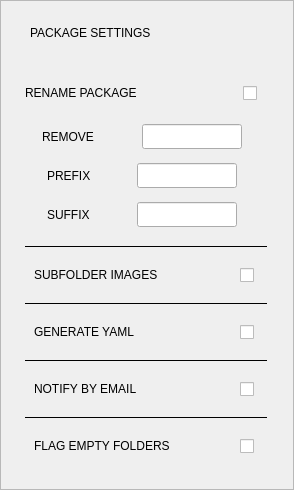
                 <widget class="QFrame" name="frame_packageSettings">
                  <property name="sizePolicy">
                   <sizepolicy hsizetype="Expanding" vsizetype="Preferred">
                    <horstretch>0</horstretch>
                    <verstretch>0</verstretch>
                   </sizepolicy>
                  </property>
                  <property name="minimumSize">
                   <size>
                    <width>250</width>
                    <height>490</height>
                   </size>
                  </property>
                  <property name="maximumSize">
                   <size>
                    <width>16777215</width>
                    <height>480</height>
                   </size>
                  </property>
                  <property name="frameShape">
                   <enum>QFrame::StyledPanel</enum>
                  </property>
                  <property name="frameShadow">
                   <enum>QFrame::Raised</enum>
                  </property>
                  <layout class="QVBoxLayout" name="verticalLayout_7">
                   <property name="spacing">
                    <number>5</number>
                   </property>
                   <property name="leftMargin">
                    <number>14</number>
                   </property>
                   <property name="topMargin">
                    <number>12</number>
                   </property>
                   <property name="rightMargin">
                    <number>14</number>
                   </property>
                   <property name="bottomMargin">
                    <number>12</number>
                   </property>
                   <item>
                    <layout class="QVBoxLayout" name="verticalLayout_6">
                     <property name="spacing">
                      <number>8</number>
                     </property>
                     <property name="leftMargin">
                      <number>10</number>
                     </property>
                     <property name="topMargin">
                      <number>4</number>
                     </property>
                     <property name="rightMargin">
                      <number>12</number>
                     </property>
                     <property name="bottomMargin">
                      <number>12</number>
                     </property>
                     <item>
                      <widget class="QLabel" name="title_packageSettings">
                       <property name="minimumSize">
                        <size>
                         <width>0</width>
                         <height>20</height>
                        </size>
                       </property>
                       <property name="text">
                        <string>PACKAGE SETTINGS</string>
                       </property>
                       <property name="indent">
                        <number>5</number>
                       </property>
                      </widget>
                     </item>
                     <item>
                      <widget class="QWidget" name="widget_renameOptions" native="true">
                       <property name="sizePolicy">
                        <sizepolicy hsizetype="Preferred" vsizetype="Fixed">
                         <horstretch>0</horstretch>
                         <verstretch>0</verstretch>
                        </sizepolicy>
                       </property>
                       <property name="minimumSize">
                        <size>
                         <width>200</width>
                         <height>120</height>
                        </size>
                       </property>
                       <property name="maximumSize">
                        <size>
                         <width>16777215</width>
                         <height>180</height>
                        </size>
                       </property>
                       <layout class="QVBoxLayout" name="verticalLayout_9">
                        <property name="leftMargin">
                         <number>0</number>
                        </property>
                        <property name="topMargin">
                         <number>8</number>
                        </property>
                        <property name="rightMargin">
                         <number>6</number>
                        </property>
                        <item>
                         <layout class="QVBoxLayout" name="verticalLayout_8">
                          <property name="spacing">
                           <number>0</number>
                          </property>
                          <property name="topMargin">
                           <number>8</number>
                          </property>
                          <item>
                           <widget class="QWidget" name="widget_row_renamePackage" native="true">
                            <property name="minimumSize">
                             <size>
                              <width>0</width>
                              <height>40</height>
                             </size>
                            </property>
                            <layout class="QHBoxLayout" name="horizontalLayout_29">
                             <property name="leftMargin">
                              <number>0</number>
                             </property>
                             <property name="rightMargin">
                              <number>0</number>
                             </property>
                             <item>
                              <layout class="QHBoxLayout" name="horizontalLayout_28">
                               <property name="spacing">
                                <number>6</number>
                               </property>
                               <item>
                                <widget class="QLabel" name="label_renamePackage">
                                 <property name="minimumSize">
                                  <size>
                                   <width>160</width>
                                   <height>0</height>
                                  </size>
                                 </property>
                                 <property name="maximumSize">
                                  <size>
                                   <width>160</width>
                                   <height>16777215</height>
                                  </size>
                                 </property>
                                 <property name="text">
                                  <string>RENAME PACKAGE</string>
                                 </property>
                                </widget>
                               </item>
                               <item>
                                <spacer name="horizontalSpacer_6">
                                 <property name="orientation">
                                  <enum>Qt::Horizontal</enum>
                                 </property>
                                 <property name="sizeHint" stdset="0">
                                  <size>
                                   <width>40</width>
                                   <height>20</height>
                                  </size>
                                 </property>
                                </spacer>
                               </item>
                               <item>
                                <widget class="QCheckBox" name="chk_renamePackage">
                                 <property name="minimumSize">
                                  <size>
                                   <width>18</width>
                                   <height>18</height>
                                  </size>
                                 </property>
                                 <property name="maximumSize">
                                  <size>
                                   <width>18</width>
                                   <height>18</height>
                                  </size>
                                 </property>
                                 <property name="text">
                                  <string/>
                                 </property>
                                </widget>
                               </item>
                              </layout>
                             </item>
                            </layout>
                           </widget>
                          </item>
                          <item>
                           <widget class="QWidget" name="widget_removeRow" native="true">
                            <property name="sizePolicy">
                             <sizepolicy hsizetype="Expanding" vsizetype="Preferred">
                              <horstretch>0</horstretch>
                              <verstretch>0</verstretch>
                             </sizepolicy>
                            </property>
                            <property name="minimumSize">
                             <size>
                              <width>0</width>
                              <height>50</height>
                             </size>
                            </property>
                            <property name="maximumSize">
                             <size>
                              <width>16777215</width>
                              <height>50</height>
                             </size>
                            </property>
                            <layout class="QHBoxLayout" name="horizontalLayout_34">
                             <property name="leftMargin">
                              <number>0</number>
                             </property>
                             <property name="rightMargin">
                              <number>0</number>
                             </property>
                             <item>
                              <layout class="QHBoxLayout" name="horizontalLayout_33">
                               <property name="spacing">
                                <number>0</number>
                               </property>
                               <property name="rightMargin">
                                <number>2</number>
                               </property>
                               <item>
                                <widget class="QLabel" name="label_remove">
                                 <property name="minimumSize">
                                  <size>
                                   <width>50</width>
                                   <height>0</height>
                                  </size>
                                 </property>
                                 <property name="maximumSize">
                                  <size>
                                   <width>100</width>
                                   <height>16777215</height>
                                  </size>
                                 </property>
                                 <property name="text">
                                  <string>REMOVE</string>
                                 </property>
                                </widget>
                               </item>
                               <item>
                                <widget class="QLineEdit" name="input_remove">
                                 <property name="minimumSize">
                                  <size>
                                   <width>75</width>
                                   <height>25</height>
                                  </size>
                                 </property>
                                 <property name="maximumSize">
                                  <size>
                                   <width>100</width>
                                   <height>25</height>
                                  </size>
                                 </property>
                                </widget>
                               </item>
                              </layout>
                             </item>
                            </layout>
                           </widget>
                          </item>
                          <item>
                           <widget class="QWidget" name="widget_prefixRow" native="true">
                            <property name="sizePolicy">
                             <sizepolicy hsizetype="Expanding" vsizetype="Preferred">
                              <horstretch>0</horstretch>
                              <verstretch>0</verstretch>
                             </sizepolicy>
                            </property>
                            <property name="minimumSize">
                             <size>
                              <width>0</width>
                              <height>50</height>
                             </size>
                            </property>
                            <property name="maximumSize">
                             <size>
                              <width>16777215</width>
                              <height>50</height>
                             </size>
                            </property>
                            <layout class="QHBoxLayout" name="horizontalLayout_8">
                             <property name="leftMargin">
                              <number>0</number>
                             </property>
                             <property name="rightMargin">
                              <number>0</number>
                             </property>
                             <item>
                              <layout class="QHBoxLayout" name="horizontalLayout_7">
                               <property name="spacing">
                                <number>0</number>
                               </property>
                               <property name="rightMargin">
                                <number>2</number>
                               </property>
                               <item>
                                <widget class="QLabel" name="label_prefix">
                                 <property name="minimumSize">
                                  <size>
                                   <width>50</width>
                                   <height>0</height>
                                  </size>
                                 </property>
                                 <property name="maximumSize">
                                  <size>
                                   <width>90</width>
                                   <height>16777215</height>
                                  </size>
                                 </property>
                                 <property name="text">
                                  <string>PREFIX</string>
                                 </property>
                                </widget>
                               </item>
                               <item>
                                <widget class="QLineEdit" name="input_prefix">
                                 <property name="minimumSize">
                                  <size>
                                   <width>75</width>
                                   <height>25</height>
                                  </size>
                                 </property>
                                 <property name="maximumSize">
                                  <size>
                                   <width>100</width>
                                   <height>25</height>
                                  </size>
                                 </property>
                                </widget>
                               </item>
                              </layout>
                             </item>
                            </layout>
                           </widget>
                          </item>
                          <item>
                           <widget class="QWidget" name="widget_suffixRow" native="true">
                            <property name="sizePolicy">
                             <sizepolicy hsizetype="Expanding" vsizetype="Preferred">
                              <horstretch>0</horstretch>
                              <verstretch>0</verstretch>
                             </sizepolicy>
                            </property>
                            <property name="minimumSize">
                             <size>
                              <width>0</width>
                              <height>50</height>
                             </size>
                            </property>
                            <property name="maximumSize">
                             <size>
                              <width>16777215</width>
                              <height>50</height>
                             </size>
                            </property>
                            <layout class="QHBoxLayout" name="horizontalLayout_19">
                             <property name="leftMargin">
                              <number>0</number>
                             </property>
                             <property name="rightMargin">
                              <number>0</number>
                             </property>
                             <item>
                              <layout class="QHBoxLayout" name="horizontalLayout_9">
                               <property name="spacing">
                                <number>0</number>
                               </property>
                               <property name="rightMargin">
                                <number>2</number>
                               </property>
                               <item>
                                <widget class="QLabel" name="label_suffix">
                                 <property name="minimumSize">
                                  <size>
                                   <width>50</width>
                                   <height>0</height>
                                  </size>
                                 </property>
                                 <property name="maximumSize">
                                  <size>
                                   <width>90</width>
                                   <height>16777215</height>
                                  </size>
                                 </property>
                                 <property name="text">
                                  <string>SUFFIX</string>
                                 </property>
                                </widget>
                               </item>
                               <item>
                                <widget class="QLineEdit" name="input_suffix">
                                 <property name="minimumSize">
                                  <size>
                                   <width>75</width>
                                   <height>25</height>
                                  </size>
                                 </property>
                                 <property name="maximumSize">
                                  <size>
                                   <width>100</width>
                                   <height>25</height>
                                  </size>
                                 </property>
                                 <property name="font">
                                  <font>
                                   <family>Segoe UI</family>
                                   <pointsize>10</pointsize>
                                  </font>
                                 </property>
                                </widget>
                               </item>
                              </layout>
                             </item>
                            </layout>
                           </widget>
                          </item>
                         </layout>
                        </item>
                       </layout>
                      </widget>
                     </item>
                     <item>
                      <widget class="QFrame" name="dividerLine01">
                       <property name="frameShape">
                        <enum>QFrame::HLine</enum>
                       </property>
                       <property name="frameShadow">
                        <enum>QFrame::Plain</enum>
                       </property>
                      </widget>
                     </item>
                     <item>
                      <widget class="QWidget" name="widget__row_subfolderImages" native="true">
                       <property name="minimumSize">
                        <size>
                         <width>200</width>
                         <height>0</height>
                        </size>
                       </property>
                       <layout class="QHBoxLayout" name="horizontalLayout_21">
                        <item>
                         <layout class="QHBoxLayout" name="horizontalLayout_20">
                          <property name="spacing">
                           <number>6</number>
                          </property>
                          <item>
                           <widget class="QLabel" name="label_subfolderImages">
                            <property name="minimumSize">
                             <size>
                              <width>160</width>
                              <height>0</height>
                             </size>
                            </property>
                            <property name="maximumSize">
                             <size>
                              <width>160</width>
                              <height>16777215</height>
                             </size>
                            </property>
                            <property name="text">
                             <string>SUBFOLDER IMAGES</string>
                            </property>
                           </widget>
                          </item>
                          <item>
                           <spacer name="horizontalSpacer_2">
                            <property name="orientation">
                             <enum>Qt::Horizontal</enum>
                            </property>
                            <property name="sizeHint" stdset="0">
                             <size>
                              <width>40</width>
                              <height>20</height>
                             </size>
                            </property>
                           </spacer>
                          </item>
                          <item>
                           <widget class="QCheckBox" name="chk_subfolderImages">
                            <property name="minimumSize">
                             <size>
                              <width>18</width>
                              <height>18</height>
                             </size>
                            </property>
                            <property name="maximumSize">
                             <size>
                              <width>18</width>
                              <height>18</height>
                             </size>
                            </property>
                            <property name="text">
                             <string/>
                            </property>
                           </widget>
                          </item>
                         </layout>
                        </item>
                       </layout>
                      </widget>
                     </item>
                     <item>
                      <widget class="QFrame" name="dividerLine02">
                       <property name="frameShape">
                        <enum>QFrame::HLine</enum>
                       </property>
                       <property name="frameShadow">
                        <enum>QFrame::Plain</enum>
                       </property>
                      </widget>
                     </item>
                     <item>
                      <widget class="QWidget" name="widget_row_generateYAML" native="true">
                       <property name="minimumSize">
                        <size>
                         <width>200</width>
                         <height>0</height>
                        </size>
                       </property>
                       <layout class="QHBoxLayout" name="horizontalLayout_23">
                        <item>
                         <layout class="QHBoxLayout" name="horizontalLayout_22">
                          <property name="spacing">
                           <number>6</number>
                          </property>
                          <item>
                           <widget class="QLabel" name="label_generateYAML">
                            <property name="minimumSize">
                             <size>
                              <width>160</width>
                              <height>0</height>
                             </size>
                            </property>
                            <property name="maximumSize">
                             <size>
                              <width>160</width>
                              <height>16777215</height>
                             </size>
                            </property>
                            <property name="text">
                             <string>GENERATE YAML</string>
                            </property>
                           </widget>
                          </item>
                          <item>
                           <spacer name="horizontalSpacer_3">
                            <property name="orientation">
                             <enum>Qt::Horizontal</enum>
                            </property>
                            <property name="sizeHint" stdset="0">
                             <size>
                              <width>40</width>
                              <height>20</height>
                             </size>
                            </property>
                           </spacer>
                          </item>
                          <item>
                           <widget class="QCheckBox" name="chk_generateYAML">
                            <property name="minimumSize">
                             <size>
                              <width>18</width>
                              <height>18</height>
                             </size>
                            </property>
                            <property name="maximumSize">
                             <size>
                              <width>18</width>
                              <height>18</height>
                             </size>
                            </property>
                            <property name="text">
                             <string/>
                            </property>
                           </widget>
                          </item>
                         </layout>
                        </item>
                       </layout>
                      </widget>
                     </item>
                     <item>
                      <widget class="QFrame" name="dividerLine03">
                       <property name="frameShape">
                        <enum>QFrame::HLine</enum>
                       </property>
                       <property name="frameShadow">
                        <enum>QFrame::Plain</enum>
                       </property>
                      </widget>
                     </item>
                     <item>
                      <widget class="QWidget" name="widget_row_notifyByEmail" native="true">
                       <property name="minimumSize">
                        <size>
                         <width>200</width>
                         <height>0</height>
                        </size>
                       </property>
                       <layout class="QHBoxLayout" name="horizontalLayout_25">
                        <item>
                         <layout class="QHBoxLayout" name="horizontalLayout_24">
                          <property name="spacing">
                           <number>6</number>
                          </property>
                          <item>
                           <widget class="QLabel" name="label_notifyByEmail">
                            <property name="minimumSize">
                             <size>
                              <width>160</width>
                              <height>0</height>
                             </size>
                            </property>
                            <property name="maximumSize">
                             <size>
                              <width>160</width>
                              <height>16777215</height>
                             </size>
                            </property>
                            <property name="text">
                             <string>NOTIFY BY EMAIL</string>
                            </property>
                           </widget>
                          </item>
                          <item>
                           <spacer name="horizontalSpacer_4">
                            <property name="orientation">
                             <enum>Qt::Horizontal</enum>
                            </property>
                            <property name="sizeHint" stdset="0">
                             <size>
                              <width>40</width>
                              <height>20</height>
                             </size>
                            </property>
                           </spacer>
                          </item>
                          <item>
                           <widget class="QCheckBox" name="chk_notifyByEmail">
                            <property name="minimumSize">
                             <size>
                              <width>18</width>
                              <height>18</height>
                             </size>
                            </property>
                            <property name="maximumSize">
                             <size>
                              <width>18</width>
                              <height>18</height>
                             </size>
                            </property>
                            <property name="text">
                             <string/>
                            </property>
                           </widget>
                          </item>
                         </layout>
                        </item>
                       </layout>
                      </widget>
                     </item>
                     <item>
                      <widget class="QFrame" name="dividerLine04">
                       <property name="frameShape">
                        <enum>QFrame::HLine</enum>
                       </property>
                       <property name="frameShadow">
                        <enum>QFrame::Plain</enum>
                       </property>
                      </widget>
                     </item>
                     <item>
                      <widget class="QWidget" name="widget_row_flagEmptyFolders" native="true">
                       <property name="minimumSize">
                        <size>
                         <width>200</width>
                         <height>0</height>
                        </size>
                       </property>
                       <layout class="QHBoxLayout" name="horizontalLayout_27">
                        <item>
                         <layout class="QHBoxLayout" name="horizontalLayout_26">
                          <property name="spacing">
                           <number>6</number>
                          </property>
                          <item>
                           <widget class="QLabel" name="label_flagEmptyFolders">
                            <property name="minimumSize">
                             <size>
                              <width>160</width>
                              <height>0</height>
                             </size>
                            </property>
                            <property name="maximumSize">
                             <size>
                              <width>160</width>
                              <height>16777215</height>
                             </size>
                            </property>
                            <property name="text">
                             <string>FLAG EMPTY FOLDERS</string>
                            </property>
                           </widget>
                          </item>
                          <item>
                           <spacer name="horizontalSpacer_5">
                            <property name="orientation">
                             <enum>Qt::Horizontal</enum>
                            </property>
                            <property name="sizeHint" stdset="0">
                             <size>
                              <width>40</width>
                              <height>20</height>
                             </size>
                            </property>
                           </spacer>
                          </item>
                          <item>
                           <widget class="QCheckBox" name="chk_flagEmptyFolders">
                            <property name="minimumSize">
                             <size>
                              <width>18</width>
                              <height>18</height>
                             </size>
                            </property>
                            <property name="maximumSize">
                             <size>
                              <width>18</width>
                              <height>18</height>
                             </size>
                            </property>
                            <property name="text">
                             <string/>
                            </property>
                           </widget>
                          </item>
                         </layout>
                        </item>
                       </layout>
                      </widget>
                     </item>
                    </layout>
                   </item>
                  </layout>
                 </widget>
